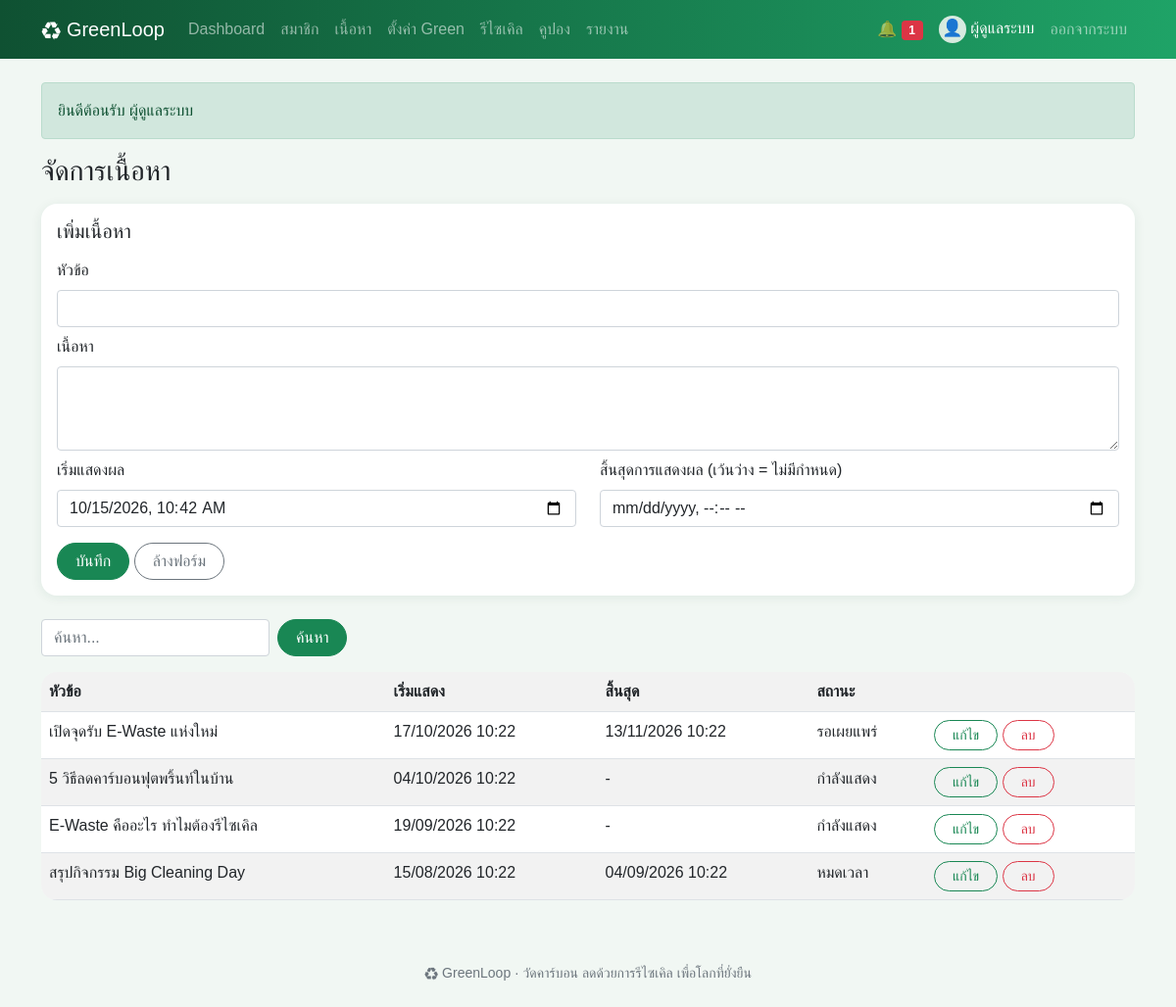
/admin/contents.php (signed in), run on the app's committed database.
### tables this page shows
CREATE TABLE users (
    id INT AUTO_INCREMENT PRIMARY KEY,
    name VARCHAR(100) NOT NULL,
    email VARCHAR(100) NOT NULL UNIQUE,
    phone VARCHAR(10) NOT NULL,
    avatar VARCHAR(50) NOT NULL DEFAULT '' COMMENT 'ชื่อไฟล์รูปโปรไฟล์ใน uploads/',
    password VARCHAR(255) NOT NULL,
    question VARCHAR(100) NOT NULL COMMENT 'คำถามกันลืมรหัสผ่านที่สมาชิกเลือก',
    answer VARCHAR(255) NOT NULL COMMENT 'คำตอบกันลืมรหัสผ่าน (เข้ารหัส)',
    role ENUM('user','admin') NOT NULL DEFAULT 'user',
    status ENUM('active','suspended') NOT NULL DEFAULT 'active',
    points INT NOT NULL DEFAULT 0,
    created_at DATETIME NOT NULL DEFAULT CURRENT_TIMESTAMP
);

CREATE TABLE contents (
    id INT AUTO_INCREMENT PRIMARY KEY,
    user_id INT NOT NULL,
    title VARCHAR(150) NOT NULL,
    body TEXT NOT NULL,
    start_at DATETIME NOT NULL,
    end_at DATETIME NULL,
    created_at DATETIME NOT NULL DEFAULT CURRENT_TIMESTAMP,
    FOREIGN KEY (user_id) REFERENCES users (id) ON DELETE CASCADE
);

### admin/contents.php (the view, shortened to what this page needs)
<?php
require '../init.php';
$admin = need_admin();
$edit = one('SELECT * FROM contents WHERE id = ?', [g('edit')]) ?: ['id' => '', 'title' => '', 'body' => '', 'start_at' => date('Y-m-d H:i'), 'end_at' => ''];
$rows = all('SELECT *, ' . LIVE . ' AS live FROM contents WHERE title LIKE ? OR body LIKE ? ORDER BY start_at DESC', [like(), like()]);
$local = function ($s) { return $s ? date('Y-m-d\TH:i', strtotime($s)) : ''; };
head('จัดการเนื้อหา');
?>
<form method="post" class="card card-body mb-4">
  <h5><?= $edit['id'] ? 'แก้ไขเนื้อหา' : 'เพิ่มเนื้อหา' ?></h5>
  <?php input('หัวข้อ', 'title', 'text', $edit['title'], 'required minlength="3"') ?>
  <label class="form-label mt-2">เนื้อหา</label>
  <textarea class="form-control" name="body" rows="3" required><?= e($edit['body']) ?></textarea>
  <div class="row">
    <div class="col-md-6"><?php input('เริ่มแสดงผล', 'start_at', 'datetime-local', $local($edit['start_at'])) ?></div>
    <div class="col-md-6"><?php input('สิ้นสุดการแสดงผล (เว้นว่าง = ไม่มีกำหนด)', 'end_at', 'datetime-local', $local($edit['end_at']), '') ?></div>
  </div>
  <div class="mt-3"><button class="btn btn-success">บันทึก</button> <a class="btn btn-outline-secondary" href="contents.php">ล้างฟอร์ม</a></div>
</form>
<?php search() ?>
<div class="table-responsive">
<table class="table table-striped bg-white">
  <tr><th>หัวข้อ</th><th>เริ่มแสดง</th><th>สิ้นสุด</th><th>สถานะ</th><th></th></tr>
  <?php foreach ($rows as $r): ?>
    <tr>
      <td><?= e($r['title']) ?></td><td><?= dt($r['start_at']) ?></td><td><?= dt($r['end_at']) ?></td><td><?= $r['live'] ?></td>
      <td><form method="post"><input type="hidden" name="id" value="<?= $r['id'] ?>">
        <a class="btn btn-sm btn-outline-success" href="?edit=<?= $r['id'] ?>">แก้ไข</a>
        <button class="btn btn-sm btn-outline-danger" name="delete" onclick="return confirm('ลบเนื้อหานี้?')">ลบ</button></form></td>
    </tr>
  <?php endforeach; ?>
</table>
</div>
<?php foot() ?>

### init.php (shortened to what this page needs)
<?php
$db = new PDO('mysql:host=localhost;dbname=greenloop;charset=utf8mb4', 'root', '');
$db->setAttribute(PDO::ATTR_ERRMODE, PDO::ERRMODE_EXCEPTION);
$db->setAttribute(PDO::ATTR_DEFAULT_FETCH_MODE, PDO::FETCH_ASSOC);
function q($sql, $p = [])
{
    global $db;
    $s = $db->prepare($sql);
    $s->execute($p);
    return $s;
}
function all($sql, $p = []) { return q($sql, $p)->fetchAll(); }
function one($sql, $p = []) { return q($sql, $p)->fetch(); }
function val($sql, $p = []) { return q($sql, $p)->fetchColumn(); }
function e($s) { return htmlspecialchars($s ?? '', ENT_QUOTES); }
function g($k, $d = '') { return trim($_GET[$k] ?? $d); }
function like() { return '%' . g('q') . '%'; }
function dt($s) { return $s ? date('d/m/Y H:i', strtotime($s)) : '-'; }
function inbox() { return me()['role'] == 'admin' ? null : me()['id']; }
function pic($file, $size = 40, $icon = '👤', $link = false)
{
    if (!$file) return "<span class='pic' style='width:{$size}px;height:{$size}px;font-size:" . $size * .6 . "px'>$icon</span>";
    $img = "<img class='pic' src='" . UP . "uploads/$file' width='$size' height='$size' alt=''>";
    return $link ? "<a href='" . UP . "uploads/$file' target='_blank'>$img</a>" : $img;
}
function me()
{
    static $u;
    if (!$u && isset($_SESSION['uid'])) $u = one("SELECT * FROM users WHERE id = ? AND status = 'active'", [$_SESSION['uid']]);
    return $u;
}
function need_login()
{
    if (!me()) go(UP . 'login.php', 'กรุณาเข้าสู่ระบบก่อน', 'warning');
    return me();
}
function need_admin()
{
    if (need_login()['role'] != 'admin') go(UP . 'index.php', 'หน้านี้สำหรับผู้ดูแลระบบเท่านั้น', 'danger');
    return me();
}
function input($label, $name, $type = 'text', $value = '', $attr = 'required')
{
    echo "<label class='form-label mt-2'>$label</label><input class='form-control' type='$type' name='$name' value='" . e($value) . "' $attr>";
}
function search($extra = '')
{
    echo "<form class='d-flex flex-wrap gap-2 mb-3 d-print-none'>$extra<input class='form-control w-auto' name='q' value='" . e(g('q')) . "' placeholder='ค้นหา...'><button class='btn btn-success'>ค้นหา</button></form>";
}
function head($title, $show = true)
{
    $u = me();
    $menu = !$u ? [] : ($u['role'] == 'admin' ? MENU_ADMIN : MENU_USER);
    ?>
<!doctype html>
<html lang="th">
<head>
<link rel="stylesheet" href="<?= UP ?>assets/bootstrap.min.css">
<link rel="stylesheet" href="<?= UP ?>assets/style.css">
</head>
<body>
<nav class="navbar navbar-expand-lg navbar-dark d-print-none">
  <div class="container">
    <a class="navbar-brand" href="<?= UP ?>index.php">♻ GreenLoop</a>
    <div class="collapse navbar-collapse" id="menu">
      <div class="navbar-nav me-auto">
        <?php foreach ($menu as $file => $name): ?>
          <a class="nav-link" href="<?= UP . $file ?>"><?= $name ?></a>
        <?php endforeach; ?>
      </div>
      <div class="navbar-nav align-items-lg-center">
        <?php if (!$u): ?>
          <a class="nav-link" href="<?= UP ?>login.php">เข้าสู่ระบบ</a>
          <a class="nav-link" href="<?= UP ?>register.php">สมัครสมาชิก</a>
        <?php else: ?>
          <a class="nav-link" href="<?= UP ?>notifications.php">🔔 <span class="badge bg-danger"><?= val('SELECT COUNT(*) FROM notifications WHERE is_read = 0 AND user_id <=> ?', [inbox()]) ?></span></a>
          <span class="navbar-text text-white mx-2"><?= pic($u['avatar'], 28) ?> <?= e($u['name']) ?></span>
          <a class="nav-link" href="<?= UP ?>logout.php">ออกจากระบบ</a>
        <?php endif; ?>
      </div>
    </div>
  </div>
</nav>
<main class="container py-4">
<?php if (isset($_SESSION['flash'])): ?>
  <div class="alert alert-<?= $_SESSION['flash'][1] ?>"><?= e($_SESSION['flash'][0]) ?></div>
<?php unset($_SESSION['flash']); endif; ?>
<?php if ($show): ?><h3 class="mb-3"><?= $title ?></h3><?php endif; ?>
    <?php
}
function foot()
{
    echo '</main><footer class="text-center text-muted small py-4 d-print-none">♻ GreenLoop · วัดคาร์บอน ลดด้วยการรีไซเคิล เพื่อโลกที่ยั่งยืน</footer>'
        . '<script src="' . UP . 'assets/bootstrap.bundle.min.js"></script></body></html>';
}

### assets/style.css (style rules this page uses)
body { background: #f1f7f3; font-family: "Leelawadee UI", Tahoma, sans-serif; }
.navbar { background: linear-gradient(90deg, #0f5132, #1fa367); }
.btn { border-radius: 50px; padding-left: 18px; padding-right: 18px; }
.card { border: 0; border-radius: 16px; box-shadow: 0 2px 12px rgba(15, 81, 50, .08); }
.table { border-radius: 16px; overflow: hidden; }
.pic { display: inline-block; object-fit: cover; border-radius: 50%; background: #d7eadf; text-align: center; vertical-align: middle; }

### data on the page
users: role "Dashboard", role "สมาชิก", role "เนื้อหา", role "ตั้งค่า Green", role "รีไซเคิล", role "คูปอง", role "รายงาน", name "ผู้ดูแลระบบ"
contents: title "เปิดจุดรับ E-Waste แห่งใหม่", start_at "17/10/2026 10:22", end_at "13/11/2026 10:22", live "รอเผยแพร่"
contents: title "5 วิธีลดคาร์บอนฟุตพริ้นท์ในบ้าน", start_at "04/10/2026 10:22", end_at "-", live "กำลังแสดง"
contents: title "E-Waste คืออะไร ทำไมต้องรีไซเคิล", start_at "19/09/2026 10:22", end_at "-", live "กำลังแสดง"
contents: title "สรุปกิจกรรม Big Cleaning Day", start_at "15/08/2026 10:22", end_at "04/09/2026 10:22", live "หมดเวลา"

### other printed values
$icon "👤"
$_SESSION['flash'][0] "ยินดีต้อนรับ ผู้ดูแลระบบ"
$title "จัดการเนื้อหา"
$label "หัวข้อ เริ่มแสดงผล สิ้นสุดการแสดงผล (เว้นว่าง = ไม่มีกำหนด)"
